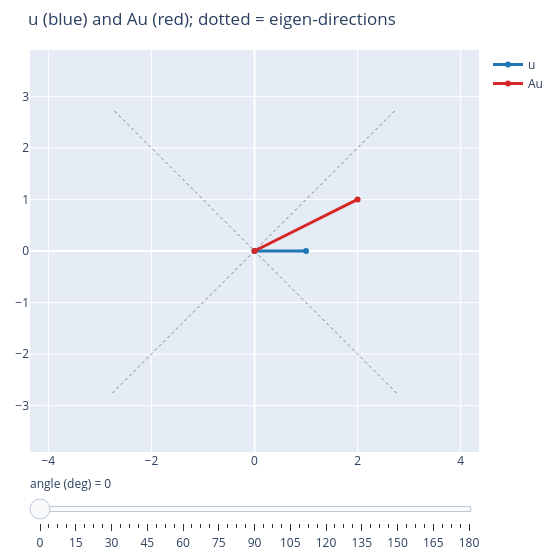

Notebook code for this chart:
### Markdown cell above
こちらは **静的 HTML でも動く** Plotly 版です。角度スライダーで $u$ を回し、
$Au$(赤)が $u$(青)および点線の固有ベクトル方向に重なる角度を探してください。

### Code cell
# Plotly slider over the angle of u (works in the exported HTML too).
import plotly.io as pio

pio.renderers.default = "plotly_mimetype+notebook_connected"
fig = plotting.plotly_eigen_sweep(A, title="u (blue) and Au (red); dotted = eigen-directions")
fig.show()

### Figure 1 — Plotly figure (JSON) as saved in the notebook; plotly's stock layout.template omitted (floating-point values rounded to 4 significant figures)
{"data": [{"hoverinfo": "skip", "line": {"color": "gray", "dash": "dot", "width": 1}, "mode": "lines", "name": "eigen-line", "showlegend": false, "type": "scatter", "x": [-2.758, 2.758], "y": [-2.758, 2.758]}, {"hoverinfo": "skip", "line": {"color": "gray", "dash": "dot", "width": 1}, "mode": "lines", "name": "eigen-line", "showlegend": false, "type": "scatter", "x": [2.758, -2.758], "y": [-2.758, 2.758]}, {"line": {"color": "#1f77b4", "width": 3}, "mode": "lines+markers", "name": "u", "type": "scatter", "x": [0, 1.0], "y": [0, 0.0]}, {"line": {"color": "#d62728", "width": 3}, "mode": "lines+markers", "name": "Au", "type": "scatter", "x": [0, 2.0], "y": [0, 1.0]}], "layout": {"height": 560, "margin": {"b": 30, "l": 30, "r": 30, "t": 50}, "sliders": [{"currentvalue": {"prefix": "angle (deg) = "}, "steps": [{"args": [["0"], {"frame": {"duration": 0, "redraw": true}, "mode": "immediate"}], "label": "0", "method": "animate"}, {"args": [["4"], {"frame": {"duration": 0, "redraw": true}, "mode": "immediate"}], "label": "4", "method": "animate"}, {"args": [["7"], {"frame": {"duration": 0, "redraw": true}, "mode": "immediate"}], "label": "7", "method": "animate"}, {"args": [["11"], {"frame": {"duration": 0, "redraw": true}, "mode": "immediate"}], "label": "11", "method": "animate"}, {"args": [["15"], {"frame": {"duration": 0, "redraw": true}, "mode": "immediate"}], "label": "15", "method": "animate"}, {"args": [["19"], {"frame": {"duration": 0, "redraw": true}, "mode": "immediate"}], "label": "19", "method": "animate"}, {"args": [["22"], {"frame": {"duration": 0, "redraw": true}, "mode": "immediate"}], "label": "22", "method": "animate"}, {"args": [["26"], {"frame": {"duration": 0, "redraw": true}, "mode": "immediate"}], "label": "26", "method": "animate"}, {"args": [["30"], {"frame": {"duration": 0, "redraw": true}, "mode": "immediate"}], "label": "30", "method": "animate"}, {"args": [["34"], {"frame": {"duration": 0, "redraw": true}, "mode": "immediate"}], "label": "34", "method": "animate"}, {"args": [["37"], {"frame": {"duration": 0, "redraw": true}, "mode": "immediate"}], "label": "37", "method": "animate"}, {"args": [["41"], {"frame": {"duration": 0, "redraw": true}, "mode": "immediate"}], "label": "41", "method": "animate"}, {"args": [["45"], {"frame": {"duration": 0, "redraw": true}, "mode": "immediate"}], "label": "45", "method": "animate"}, {"args": [["49"], {"frame": {"duration": 0, "redraw": true}, "mode": "immediate"}], "label": "49", "method": "animate"}, {"args": [["52"], {"frame": {"duration": 0, "redraw": true}, "mode": "immediate"}], "label": "52", "method": "animate"}, {"args": [["56"], {"frame": {"duration": 0, "redraw": true}, "mode": "immediate"}], "label": "56", "method": "animate"}, {"args": [["60"], {"frame": {"duration": 0, "redraw": true}, "mode": "immediate"}], "label": "60", "method": "animate"}, {"args": [["64"], {"frame": {"duration": 0, "redraw": true}, "mode": "immediate"}], "label": "64", "method": "animate"}, {"args": [["68"], {"frame": {"duration": 0, "redraw": true}, "mode": "immediate"}], "label": "68", "method": "animate"}, {"args": [["71"], {"frame": {"duration": 0, "redraw": true}, "mode": "immediate"}], "label": "71", "method": "animate"}, {"args": [["75"], {"frame": {"duration": 0, "redraw": true}, "mode": "immediate"}], "label": "75", "method": "animate"}, {"args": [["79"], {"frame": {"duration": 0, "redraw": true}, "mode": "immediate"}], "label": "79", "method": "animate"}, {"args": [["82"], {"frame": {"duration": 0, "redraw": true}, "mode": "immediate"}], "label": "82", "method": "animate"}, {"args": [["86"], {"frame": {"duration": 0, "redraw": true}, "mode": "immediate"}], "label": "86", "method": "animate"}, {"args": [["90"], {"frame": {"duration": 0, "redraw": true}, "mode": "immediate"}], "label": "90", "method": "animate"}, {"args": [["94"], {"frame": {"duration": 0, "redraw": true}, "mode": "immediate"}], "label": "94", "method": "animate"}, {"args": [["97"], {"frame": {"duration": 0, "redraw": true}, "mode": "immediate"}], "label": "97", "method": "animate"}, {"args": [["101"], {"frame": {"duration": 0, "redraw": true}, "mode": "immediate"}], "label": "101", "method": "animate"}, {"args": [["105"], {"frame": {"duration": 0, "redraw": true}, "mode": "immediate"}], "label": "105", "method": "animate"}, {"args": [["109"], {"frame": {"duration": 0, "redraw": true}, "mode": "immediate"}], "label": "109", "method": "animate"}, {"args": [["112"], {"frame": {"duration": 0, "redraw": true}, "mode": "immediate"}], "label": "112", "method": "animate"}, {"args": [["116"], {"frame": {"duration": 0, "redraw": true}, "mode": "immediate"}], "label": "116", "method": "animate"}, {"args": [["120"], {"frame": {"duration": 0, "redraw": true}, "mode": "immediate"}], "label": "120", "method": "animate"}, {"args": [["124"], {"frame": {"duration": 0, "redraw": true}, "mode": "immediate"}], "label": "124", "method": "animate"}, {"args": [["127"], {"frame": {"duration": 0, "redraw": true}, "mode": "immediate"}], "label": "127", "method": "animate"}, {"args": [["131"], {"frame": {"duration": 0, "redraw": true}, "mode": "immediate"}], "label": "131", "method": "animate"}, {"args": [["135"], {"frame": {"duration": 0, "redraw": true}, "mode": "immediate"}], "label": "135", "method": "animate"}, {"args": [["139"], {"frame": {"duration": 0, "redraw": true}, "mode": "immediate"}], "label": "139", "method": "animate"}, {"args": [["142"], {"frame": {"duration": 0, "redraw": true}, "mode": "immediate"}], "label": "142", "method": "animate"}, {"args": [["146"], {"frame": {"duration": 0, "redraw": true}, "mode": "immediate"}], "label": "146", "method": "animate"}, {"args": [["150"], {"frame": {"duration": 0, "redraw": true}, "mode": "immediate"}], "label": "150", "method": "animate"}, {"args": [["154"], {"frame": {"duration": 0, "redraw": true}, "mode": "immediate"}], "label": "154", "method": "animate"}, {"args": [["158"], {"frame": {"duration": 0, "redraw": true}, "mode": "immediate"}], "label": "158", "method": "animate"}, {"args": [["161"], {"frame": {"duration": 0, "redraw": true}, "mode": "immediate"}], "label": "161", "method": "animate"}, {"args": [["165"], {"frame": {"duration": 0, "redraw": true}, "mode": "immediate"}], "label": "165", "method": "animate"}, {"args": [["169"], {"frame": {"duration": 0, "redraw": true}, "mode": "immediate"}], "label": "169", "method": "animate"}, {"args": [["172"], {"frame": {"duration": 0, "redraw": true}, "mode": "immediate"}], "label": "172", "method": "animate"}, {"args": [["176"], {"frame": {"duration": 0, "redraw": true}, "mode": "immediate"}], "label": "176", "method": "animate"}, {"args": [["180"], {"frame": {"duration": 0, "redraw": true}, "mode": "immediate"}], "label": "180", "method": "animate"}]}], "title": {"text": "u (blue) and Au (red); dotted = eigen-directions"}, "width": 560, "xaxis": {"range": [-3.9, 3.9], "scaleanchor": "y", "zeroline": true}, "yaxis": {"range": [-3.9, 3.9], "zeroline": true}}}
